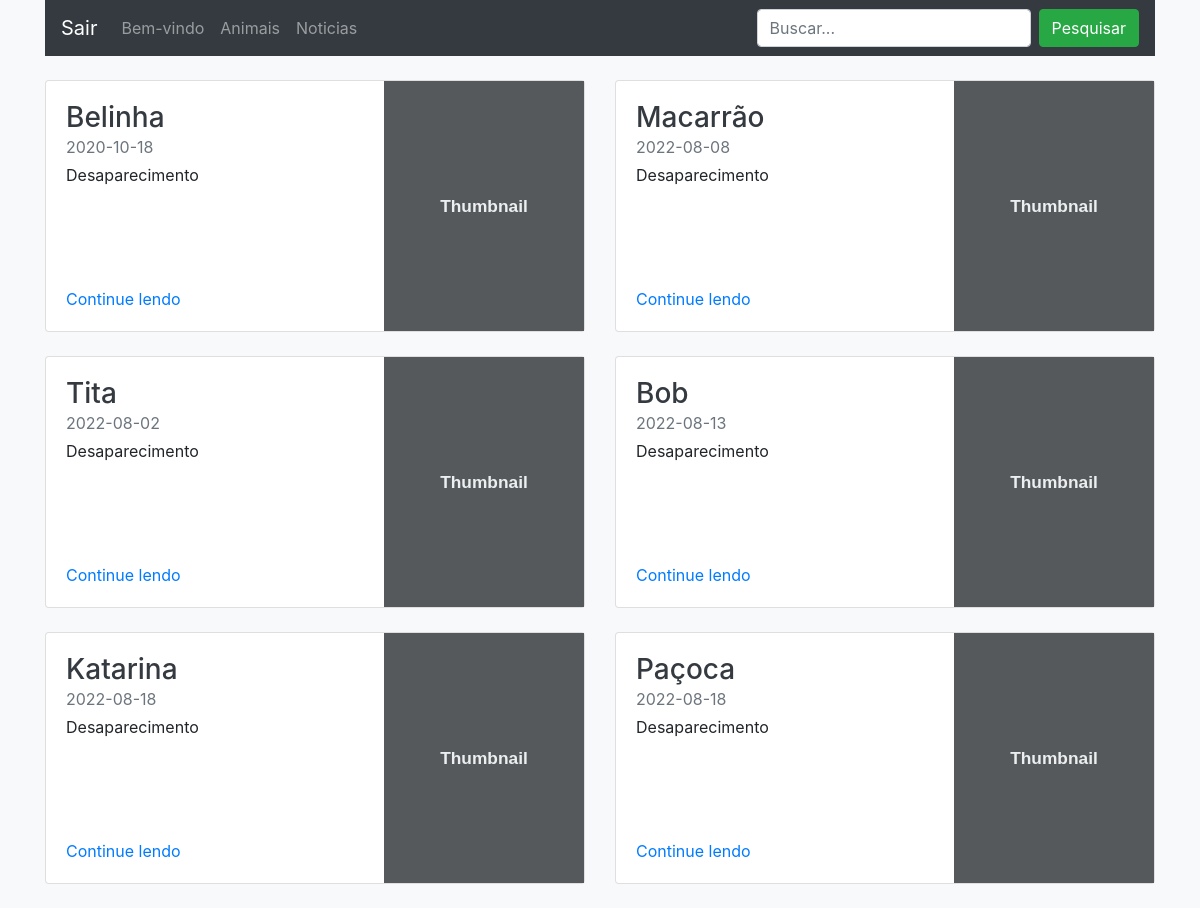
/mostrarNoticias.php, run on the app's committed database.
### tables this page shows
CREATE TABLE `noticias` (
  `id_noticia` int(11) NOT NULL,
  `titulo` varchar(100) NOT NULL,
  `data` date NOT NULL,
  `resumo` varchar(100) NOT NULL,
  `texto` text NOT NULL,
  `autor` varchar(64) DEFAULT NULL
);

### model/conexao.class.php (called while the page is built, shortened)
<?php
abstract class Conexao{
    private $servidor = 'localhost';
    private $user = 'root';
    private $pass = '123';
    private $banco = 'app';
    protected function conexao(){
        $this->conn = new PDO('mysql:host=' . $this->servidor . ';dbname=' . $this->banco, $this->user, $this->pass);
    }
}
class Crud extends Conexao {
    private $tabela;
    public function __construct($tabela){
        $this->tabela = $tabela;
    }
    public function selectCrud($colunas, $where = false, $array_dados = null, $operador = "=") {
        if ($where) {
            foreach($array_dados as $indice => $valor){
                $filtro[] = $indice . " " . $operador . " :" . $indice;
            }
            $sql = "SELECT {$colunas} FROM {$this->tabela} WHERE " . join(" AND ", $filtro);
            $query = $this->conn->prepare($sql);
            $query->execute($array_dados);
        } else {
            $sql = "SELECT {$colunas} FROM {$this->tabela}";
            $query = $this->conn->prepare($sql);
            $query->execute();
        }
        return $query->fetchAll(PDO::FETCH_OBJ);
    }
}
?>

### mostrarNoticias.php (the view, shortened to what this page needs)
<!DOCTYPE html>
<html lang="pt-br">
<head>
  <link rel="stylesheet" href="https://maxcdn.bootstrapcdn.com/bootstrap/4.4.1/css/bootstrap.min.css">
  <link rel="stylesheet" href="https://cdnjs.cloudflare.com/ajax/libs/font-awesome/4.7.0/css/font-awesome.min.css">
</head>
<body class="bg-light">
    <div class="container">
    <nav class="navbar navbar-expand-lg navbar-dark bg-dark" >
        <a class="navbar-brand" href="index.php">Sair</a>
        <div class="collapse navbar-collapse" id="navb">
            <ul class="navbar-nav mr-auto">
            <li class="nav-item">
                <a class="nav-link" href="bemvindo.php">Bem-vindo</a>
            </li>
            <li class="nav-item">
                <a class="nav-link" href="mostrarProdutos.php">Animais</a>
            </li>
            <li class="nav-item">
                <a class="nav-link" href="mostrarNoticias.php">Noticias</a>
            </li>
            </ul>
            <form class="form-inline my-2 my-lg-0" method="GET" action="mostrarNoticias.php">
                <input class="form-control mr-sm-2" type="text" name="pesquisar" placeholder="Buscar...">
                <button class="btn btn-success my-2 my-sm-0" type="submit">Pesquisar</button>
            </form>
        </div>
        </nav>
    </div>
	<div class="container mt-4">
		<div class="row">
        <?php
				require_once("model/conexao.class.php");
                $noticias = new Crud("noticias");
                if (isset($_GET['pesquisar']))  {
                    echo "<div class='col-12 text-left mb-4'><h3>Você pesquisou por: " . htmlspecialchars($_GET['pesquisar']) . "</h3> </div>";
                    $pesquisa = array(
                        "titulo" => "%" . $_GET['pesquisar'] . "%"
                    );
                    $resposta = $noticias->selectCrud("*", true, $pesquisa, "LIKE");
                } else {
                    $resposta = $noticias->selectCrud("*");
                }
				foreach($resposta as $indice => $valor) {
                    echo '<div class="col-md-6">
          <div class="card flex-md-row mb-4 box-shadow h-md-250">
            <div class="card-body d-flex flex-column align-items-start">
              <h3 class="mb-0">
                <a class="text-dark" href="noticia.php?id_noticia=' . htmlspecialchars($valor->id_noticia) . '">' . htmlspecialchars($valor->titulo) . '</a>
              </h3>
              <div class="mb-1 text-muted">' . htmlspecialchars($valor->data) . '</div>
              <p class="card-text mb-auto">' . htmlspecialchars($valor->resumo) . '</p>
              <a href="noticia.php?id_noticia=' . $valor->id_noticia . '">Continue lendo</a>
            </div>
            <img class="card-img-right flex-auto d-none d-md-block" data-src="holder.js/200x250?theme=thumb" alt="Thumbnail [200x250]" style="width: 200px; height: 250px;" data-holder-rendered="true">
          </div>
        </div>';
				}
			?>
        </div>
        </div>
</body>
</html>

### data on the page
noticias: titulo "Belinha", data "2020-10-18", resumo "Desaparecimento"
noticias: titulo "Macarrão", data "2022-08-08", resumo "Desaparecimento"
noticias: titulo "Tita", data "2022-08-02", resumo "Desaparecimento"
noticias: titulo "Bob", data "2022-08-13", resumo "Desaparecimento"
noticias: titulo "Katarina", data "2022-08-18", resumo "Desaparecimento"
noticias: titulo "Paçoca", data "2022-08-18", resumo "Desaparecimento"
